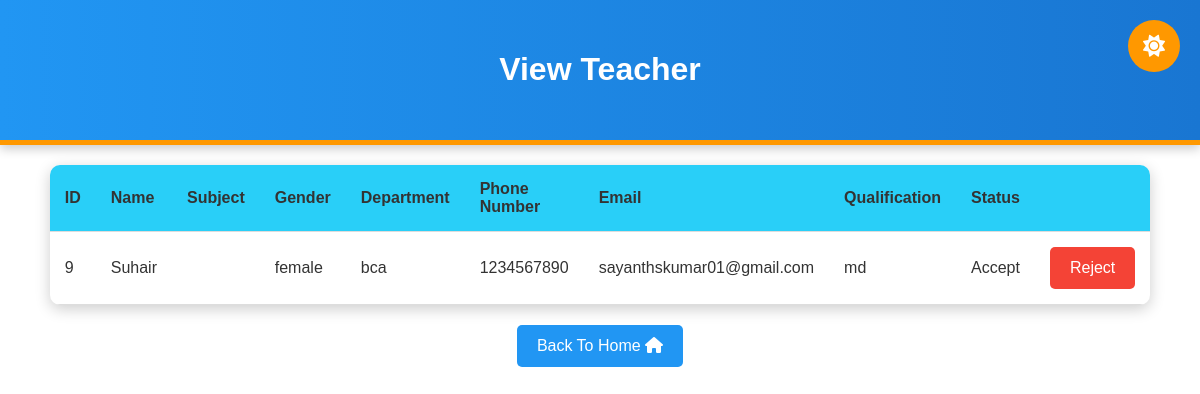
The app's page /View_Teacher/ with its own data.
### SynChronisApp/models.py (models this page shows)
class TeacherTable(models.Model):
    Department = models.ForeignKey(DepartmentsTable, on_delete=models.CASCADE, null=True, blank=True)
    SubjectName = models.ManyToManyField(SubjectsTable, related_name='teachers', blank=True)
    LOGIN = models.ForeignKey(LoginTable, on_delete=models.CASCADE, null=True, blank=True)
    TeacherName = models.CharField(max_length=50, null=True, blank=True)
    Gender = models.CharField(max_length=50, null=True, blank=True)
    Phone_number = models.BigIntegerField(null=True, blank=True)
    Email = models.CharField(max_length=50, null=True, blank=True)
    Qualification = models.CharField(max_length=50, null=True, blank=True)

class DepartmentsTable(models.Model):
    department_id = models.IntegerField(null=False, blank=False)
    Department = models.CharField(max_length=50, null=True, blank=True)

class LoginTable(models.Model):
    UType = [
        ('student', 'Student'),
        ('teacher', 'Teacher'),
        ('admin', 'Admin'),
        ('class_teacher', 'Class Teacher'),
    ]
    Username = models.CharField(max_length=50, unique=True, null=True, blank=True)
    Password = models.CharField(max_length=128, null=True, blank=True)
    Email = models.EmailField(unique=True, null=True, blank=True)
    Type = models.CharField(max_length=50, choices=UType, null=True, blank=True)
    status = models.CharField(max_length=50, null=True, blank=True)

### SynChronisApp/views.py (the view)
# urls.py: path('View_Teacher/', ViewTeacher.as_view(), name='View_Teacher'),
class ViewTeacher(View):
    def get(self, request):
        department = DepartmentsTable.objects.all()
        sub = SubjectsTable.objects.all()
        te = TeacherTable.objects.all()
        return render(request, 'viewteacher.html', {'te': te , 'sub': sub, 'department': department})

### templates/viewteacher.html (shortened to what this page needs)
{% load static %}
<html>
<head>
    <link rel="stylesheet" href="{% static 'css/viewteacher.css' %}">
    <link href="https://cdnjs.cloudflare.com/ajax/libs/font-awesome/6.0.0-beta3/css/all.min.css" rel="stylesheet">
</head>
<body class="viewteacher">
    <button id="theme-toggle-btn" class="theme-toggle-btn">
        <i class="fa fa-sun"></i>
    </button>
    <header>
        <h1>View Teacher</h1>
    </header>
    <main>
        <table id="viewteacher-table">
            <thead id="viewteacher-thead">
                <tr id="viewteacher-tr">
                    <th>ID</th>
                    <th>Name</th>
                    <th>Subject</th>
                    <th>Gender</th>
                    <th>Department</th>
                    <th>Phone Number</th>
                    <th>Email</th>
                    <th>Qualification</th>
                    <th colspan="3">Status</th>
                </tr>
            </thead>
            <tbody id="viewteacher-tbody">
            {% for i in te %}
            <tr>
                <td>{{ i.id }}</td>
                <td>{{ i.TeacherName }}</td>
                <td></td>
                <td>{{ i.Gender }}</td>
                <td>{{ i.Department.Department }}</td>
                <td>{{ i.Phone_number }}</td>
                <td>{{ i.Email }}</td>
                <td>{{ i.Qualification }}</td>
                <td>{{ i.LOGIN.status }}</td>
                <td>
                    {% if i.LOGIN.status == "Accept" %}
                    <a href="/reject_teacher/{{ i.id }}"><button id="viewteacher-reject" class="reject-button">Reject</button></a>
                    {% elif i.LOGIN.status == "Reject" %}
                    <a href="/accept_teacher/{{ i.id }}"><button id="viewteacher-accept" class="verify-button">Accept</button></a>
                    {% else %}
                    <a href="/reject_teacher/{{ i.id }}"><button id="viewteacher-reject" class="reject-button">Reject</button></a>
                    <a href="/accept_teacher/{{ i.id }}"><button id="viewteacher-accept" class="verify-button">Accept</button></a>
                    {% endif %}
                </td>
            </tr>
            {% endfor %}
            </tbody>
        </table>
        <h3 align="center">
            <a href="javascript:history.go(-1)"><button type="button" id="viewteacher-go-back" class="go-back-button">Back To Home
                <i class="fa fa-home"></i>
            </button></a>
        </h3>
    </main>
</body>
</html>

### static/css/viewteacher.css (style rules this page uses)
body.viewteacher { font-family: 'Poppins', sans-serif; margin: 0; padding: 0; transition: background-color 0.3s, color 0.3s; }
.theme-toggle-btn { position: fixed; top: 20px; right: 20px; background-color: #ff9800; color: #fff; border: none; padding: 15px; border-radius: 50%; cursor: pointer; z-index: 1000; transition: background-color 0.3s; }
.theme-toggle-btn i { font-size: 22px; }
header { background: linear-gradient(90deg, #2196f3, #1976d2); padding: 30px; text-align: center; color: #fff; border-bottom: 5px solid #ff9800; box-shadow: 0 4px 10px rgba(0, 0, 0, 0.2); }
#viewteacher-table { width: 100%; border-collapse: collapse; margin: 20px auto; max-width: 90%; background: #fff; box-shadow: 0 4px 15px rgba(0, 0, 0, 0.2); border-radius: 10px; overflow: hidden; }
#viewteacher-table thead { background: #29cff8; color: #fff; }
#viewteacher-table th, #viewteacher-table td { padding: 15px; text-align: left; border-bottom: 1px solid #ddd; color: #333; }
button { font-size: 16px; padding: 12px 20px; border-radius: 5px; border: none; cursor: pointer; transition: transform 0.3s, background-color 0.3s; }
.reject-button { background: #f44336; color: #fff; }
.go-back-button { background: #2196f3; color: #fff; }

### records on screen
TeacherTable: id "9", TeacherName "Suhair", Gender "female", Department.Department "bca", Phone_number "1234567890", Email "sayanthskumar01@gmail.com", Qualification "md", LOGIN.status "Accept"
